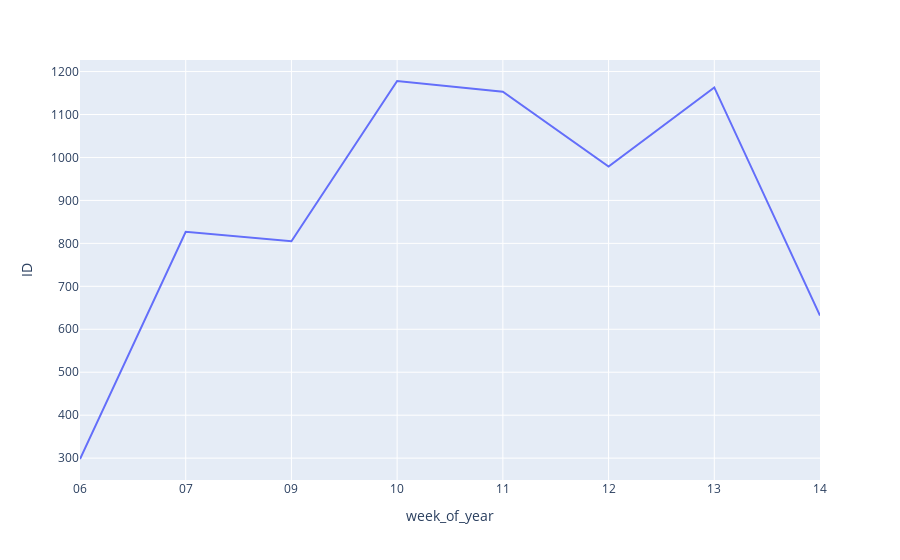

Here is the notebook cell this chart was saved with:
### Code cell
df['week_of_year'] = df['Order_Date'].dt.strftime('%U')
df_aux = df[['ID', 'week_of_year']].groupby('week_of_year').count().reset_index()

px.line(df_aux, x='week_of_year', y='ID')

### Figure 1 — Plotly figure (JSON) as saved in the notebook; plotly's stock layout.template omitted (floating-point values rounded to 4 significant figures)
{"data": [{"hovertemplate": "week_of_year=%{x}<br>ID=%{y}<extra></extra>", "legendgroup": "", "line": {"color": "#636efa", "dash": "solid"}, "marker": {"symbol": "circle"}, "mode": "lines", "name": "", "orientation": "v", "showlegend": false, "type": "scatter", "x": ["06", "07", "09", "10", "11", "12", "13", "14"], "xaxis": "x", "y": [298, 827, 805, 1178, 1153, 979, 1163, 632], "yaxis": "y"}], "layout": {"autosize": true, "legend": {"tracegroupgap": 0}, "margin": {"t": 60}, "xaxis": {"anchor": "y", "autorange": true, "domain": [0, 1], "range": [0, 7], "title": {"text": "week_of_year"}, "type": "category"}, "yaxis": {"anchor": "x", "autorange": true, "domain": [0, 1], "range": [249.1, 1227.0], "title": {"text": "ID"}, "type": "linear"}}}
